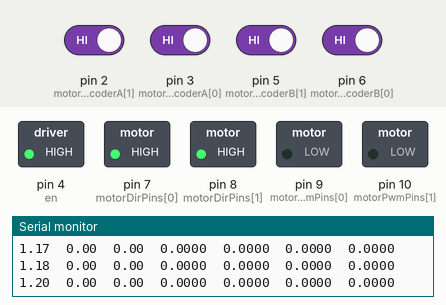
Simulated run of this sketch. Board: Arduino Uno, built with avr-gcc and run on an emulated ATmega328P. Parts: switched loads named in the sketch (green lamp = pin HIGH), the last lines printed to the serial monitor. The test bench sets the inputs (shaded band); at power-on: pin 2 (motorEncoderA[1]), pin 3 (motorEncoderA[0]), pin 5 (motorEncoderB[1]), pin 6 (motorEncoderB[0]) HIGH.

Above: at 1.2 s.
1.3 s: pin 2 (motorEncoderA[1]) driven LOW
At 1.52 s:
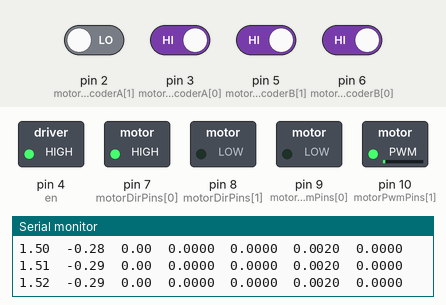
4.3 s: pin 3 (motorEncoderA[0]) driven LOW
At 4.52 s:
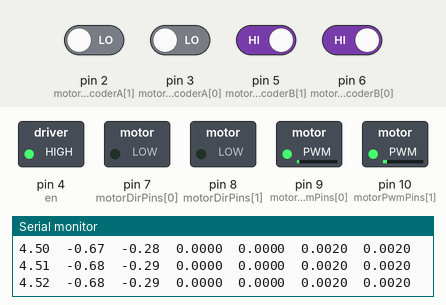
7.3 s: pin 2 (motorEncoderA[1]) driven HIGH
At 10.06 s:
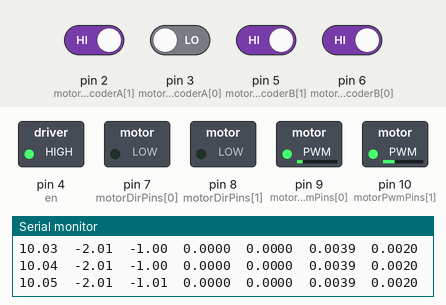
10.3 s: pin 3 (motorEncoderA[0]) driven HIGH
13.3 s: pin 2 (motorEncoderA[1]) driven LOW and pin 5 (motorEncoderB[1]) driven LOW
At 13.62 s:
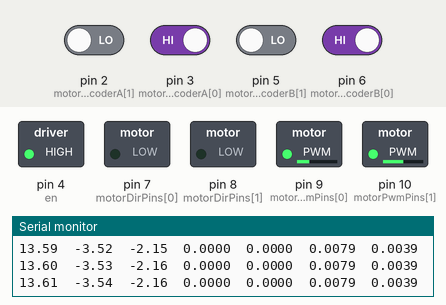
16.3 s: pin 3 (motorEncoderA[0]) driven LOW and pin 6 (motorEncoderB[0]) driven LOW
Timing chart, 0 to 20.3 s (numbered marks = the images above; inputs shaded):
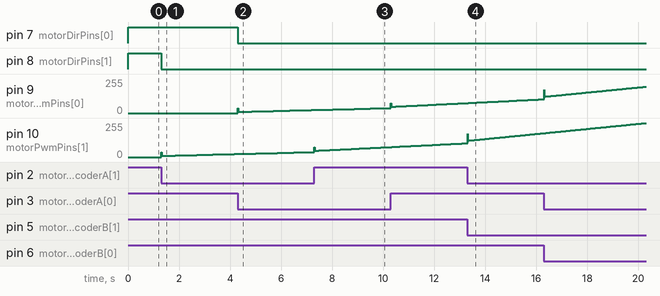

The sketch:

SEED_mini_proj.ino
```cpp
// SEED_mini_proj by ian keeffe and yoon seok lee

#include <Wire.h>

#define pi 3.14159265358979323846264338327950288
#define MOTOR_COUNT 2
#define MY_ADDR 8

// RIGHT IS 0
// LEFT IS 1

// Motor pin configuration
const int motorDirPins[MOTOR_COUNT] = {7, 8};
const int motorPwmPins[MOTOR_COUNT] = {9, 10};
const int motorEncoderA[MOTOR_COUNT] = {3, 2};
const int motorEncoderB[MOTOR_COUNT] = {6, 5};
// enables motor driver
int en = 4;

// velocity control variables
float desiredSpeed[MOTOR_COUNT] = {0.0, 0.0};
float motorVoltage[MOTOR_COUNT] = {0.0, 0.0};
float velocityError[MOTOR_COUNT] = {0.0, 0.0};
unsigned int motorPWM[MOTOR_COUNT] = {0, 0};
volatile float motorRad[MOTOR_COUNT] = {0.0, 0.0};
float motorVelocity[MOTOR_COUNT] = {0.0, 0.0};
float motorPriorPos[MOTOR_COUNT] = {0.0, 0.0};
// parameters for velocity control
float batteryVoltage = 7.0;
float kp = 3.5;

// position control variables
float radError[MOTOR_COUNT] = {0.0, 0.0};
float desiredRad[MOTOR_COUNT] = {0.0, 0.0};
float integralError[MOTOR_COUNT] = {0.0, 0.0};
float kpPos = 37.5;
float kiPos = 19;
float maxSpeed = 6;

// for input from the pi
int posIn[2] = {0, 0};

// Time variables
long lastTimeMs;
long startTimeMs;
long desiredTsMs = 10;
float vDelta = 0;

// Position tracking
float xpos = 0;
float ypos = 0;
float phi = 0;

void setup() {
  // Initialize pins and interrupts
  for (int i = 0; i < MOTOR_COUNT; i++) {
    pinMode(motorDirPins[i], OUTPUT);
    pinMode(motorPwmPins[i], OUTPUT);
    pinMode(motorEncoderA[i], INPUT_PULLUP);
    pinMode(motorEncoderB[i], INPUT_PULLUP);
  }

  // enables motor driver
  pinMode(en, OUTPUT);
  digitalWrite(en, HIGH);

  // interupts for encoders
  attachInterrupt(digitalPinToInterrupt(motorEncoderA[0]), []() { readEncoder(0); }, CHANGE);
  attachInterrupt(digitalPinToInterrupt(motorEncoderA[1]), []() { readEncoder(1); }, CHANGE);

  // initalizes serial and time
  Serial.begin(115200);
  startTimeMs = millis();
  lastTimeMs = startTimeMs;
  Serial.println("Ready!");
  Wire.begin(MY_ADDR);
  Wire.onReceive(receive);

  // for taking data from pi
}

void loop() {


  // decides time between loops
  while (millis() < lastTimeMs + desiredTsMs) {
    // Wait until the desired time passes
  }
  lastTimeMs = millis();


  // output data to serial for debugging
  printData();

  // calculates position and velocity
  calcPosAndVelocity();

  // control position
  positionControl();
}


// this takes in what will be from the pi.
void receive() {
  int offset = Wire.read();
  while(Wire.available()) {
    int incomingByte = Wire.read();

    // Check if the input is within valid range (0-3)
    if (incomingByte >= 0 && incomingByte <= 3) {
        // Update the posIn array based on the binary representation of the incomingByte
        desiredRad[1] = pi * ((incomingByte >> 1) & 1);  // Extract the first bit
        desiredRad[0] = pi * (incomingByte & 1);         // Extract the second bit
  }
  }

}


void printData() {
  Serial.print(float(millis()) / 1000.0);  // Print current time in seconds
  Serial.print("\t");
  Serial.print(motorVoltage[1]);  // Right motor voltage
  Serial.print("\t");
  Serial.print(motorVoltage[0]);  // Left motor voltage
  Serial.print("\t");
  Serial.print(motorVelocity[1], 4);  // Right motor velocity (4 decimal places)
  Serial.print("\t");
  Serial.print(motorVelocity[0], 4);  // Left motor velocity (4 decimal places)
  Serial.print("\t");
  Serial.print(motorRad[1], 4);  // Right motor velocity (4 decimal places)
  Serial.print("\t");
  Serial.print(motorRad[0], 4);  // Left motor velocity (4 decimal places)
  Serial.println();
}

// controls the position of the motors,
// calculates errors, desired speed, then calls velocity control to set that speed
void positionControl() {
  for(int i=0;i<2;i++) {
    radError[i] = desiredRad[i] - motorRad[i];
    integralError[i] = integralError[i] + radError[i]*((float)desiredTsMs /1000);
    desiredSpeed[i] = (kpPos * radError[i] + kiPos * integralError[i]);
    velocityControl();
}
}

// calculates velocity errors and uses them to set the motor pwm
// calls setMotor to set the actual pwm of the motor
void velocityControl() {
  for (int i = 0; i < MOTOR_COUNT; i++) {
    velocityError[i] = desiredSpeed[i] - motorVelocity[i];
    motorVoltage[i] = kp * velocityError[i];
    motorPWM[i] = 255 * abs(motorVoltage[i]) / batteryVoltage;
  }
  setMotor();
}

// sets the motors accorditing to the desired motorVoltageS_
void setMotor() {
  for (int i = 0; i < MOTOR_COUNT; i++) {
    digitalWrite(motorDirPins[i], motorVoltage[i] < 0 ? LOW : HIGH);
    analogWrite(motorPwmPins[i], min(motorPWM[i], 255));
  }
}

void calcPosAndVelocity() {
  // Calculate motor velocities
  for (int i = 0; i < MOTOR_COUNT; i++) {
    motorVelocity[i] = (motorRad[i] - motorPriorPos[i]) / ((millis() - vDelta) / 1000.0);
    motorPriorPos[i] = motorRad[i];
  }
  vDelta = millis();

  // calculate postion
  float deltaLeft = motorRad[0] - motorPriorPos[0];
  float deltaRight = motorRad[1] - motorPriorPos[1];
  xpos += cos(phi) * (deltaLeft + deltaRight) / 2;
  ypos += sin(phi) * (deltaLeft + deltaRight) / 2;
  phi += (1 / 0.34) * (deltaLeft - deltaRight);
}

void readEncoder(int motorIndex) {
  // Read current encoder states
  int thisA = digitalRead(motorEncoderA[motorIndex]);
  int thisB = digitalRead(motorEncoderB[motorIndex]);

  // Ensure this and last states are tracked per motor
  static int lastA[MOTOR_COUNT] = {0};
  static int lastB[MOTOR_COUNT] = {0};
  static int count[MOTOR_COUNT] = {0};

  // Check for any change in encoder state
  if (thisA != lastA[motorIndex] || thisB != lastB[motorIndex]) {
    int lastState = (lastA[motorIndex] << 1) | lastB[motorIndex];
    int currentState = (thisA << 1) | thisB;

    // Positive transitions (clockwise direction)
    if ((lastState == 0 && currentState == 1) || (lastState == 1 && currentState == 3) ||
        (lastState == 2 && currentState == 0) || (lastState == 3 && currentState == 2)) {
      count[motorIndex]++;
    }
    // Double positive steps (if there's noise or fast transitions)
    else if ((lastState == 0 && currentState == 3) || (lastState == 3 && currentState == 0)) {
      count[motorIndex] += 2;
    }
    else if ((lastState == 2 && currentState == 1) || (lastState == 1 && currentState == 2)) {
      count[motorIndex] -= 2;
    }
    // Negative transitions (counterclockwise direction)
    else {
      count[motorIndex]--;
    }

    // Save current states for the next comparison
    lastA[motorIndex] = thisA;
    lastB[motorIndex] = thisB;

    // Update the motor's angular position in radians
    motorRad[motorIndex] = 2 * pi * (float)count[motorIndex] / 3200;
  }
}
```

Measured:
- after the input at 1.3 s, pin 8 (motorDirPins[1]): HIGH → LOW at once
- after the input at 4.3 s, pin 7 (motorDirPins[0]): HIGH → LOW at once
